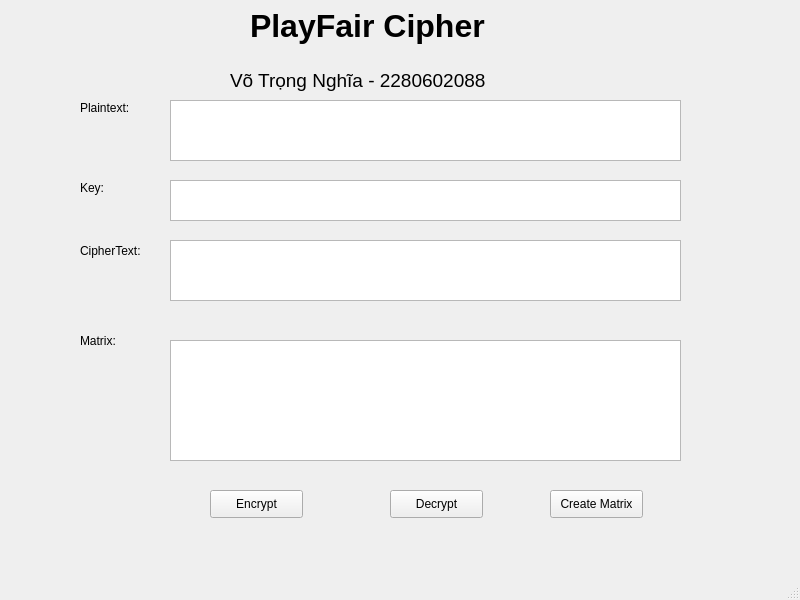
<?xml version="1.0" encoding="UTF-8"?>
<ui version="4.0">
 <class>MainWindow</class>
 <widget class="QMainWindow" name="MainWindow">
  <property name="geometry">
   <rect>
    <x>0</x>
    <y>0</y>
    <width>800</width>
    <height>600</height>
   </rect>
  </property>
  <property name="windowTitle">
   <string>MainWindow</string>
  </property>
  <widget class="QWidget" name="centralwidget">
   <widget class="QLabel" name="label">
    <property name="geometry">
     <rect>
      <x>250</x>
      <y>-10</y>
      <width>361</width>
      <height>71</height>
     </rect>
    </property>
    <property name="font">
     <font>
      <pointsize>24</pointsize>
      <weight>75</weight>
      <bold>true</bold>
     </font>
    </property>
    <property name="layoutDirection">
     <enum>Qt::LeftToRight</enum>
    </property>
    <property name="styleSheet">
     <string notr="true">text-align: center;</string>
    </property>
    <property name="text">
     <string>PlayFair Cipher</string>
    </property>
   </widget>
   <widget class="QLabel" name="label_2">
    <property name="geometry">
     <rect>
      <x>230</x>
      <y>60</y>
      <width>431</width>
      <height>41</height>
     </rect>
    </property>
    <property name="font">
     <font>
      <pointsize>14</pointsize>
     </font>
    </property>
    <property name="text">
     <string>Võ Trọng Nghĩa - 2280602088</string>
    </property>
   </widget>
   <widget class="QLabel" name="label_3">
    <property name="geometry">
     <rect>
      <x>80</x>
      <y>100</y>
      <width>55</width>
      <height>16</height>
     </rect>
    </property>
    <property name="text">
     <string>Plaintext:</string>
    </property>
   </widget>
   <widget class="QLabel" name="label_4">
    <property name="geometry">
     <rect>
      <x>80</x>
      <y>180</y>
      <width>55</width>
      <height>16</height>
     </rect>
    </property>
    <property name="text">
     <string>Key:</string>
    </property>
   </widget>
   <widget class="QLabel" name="label_5">
    <property name="geometry">
     <rect>
      <x>80</x>
      <y>240</y>
      <width>81</width>
      <height>21</height>
     </rect>
    </property>
    <property name="text">
     <string>CipherText:</string>
    </property>
   </widget>
   <widget class="QTextEdit" name="txtPlainText">
    <property name="geometry">
     <rect>
      <x>170</x>
      <y>100</y>
      <width>511</width>
      <height>61</height>
     </rect>
    </property>
   </widget>
   <widget class="QTextEdit" name="txtKey">
    <property name="geometry">
     <rect>
      <x>170</x>
      <y>180</y>
      <width>511</width>
      <height>41</height>
     </rect>
    </property>
   </widget>
   <widget class="QTextEdit" name="txtCipherText">
    <property name="geometry">
     <rect>
      <x>170</x>
      <y>240</y>
      <width>511</width>
      <height>61</height>
     </rect>
    </property>
   </widget>
   <widget class="QPushButton" name="btnEncrypt">
    <property name="geometry">
     <rect>
      <x>210</x>
      <y>490</y>
      <width>93</width>
      <height>28</height>
     </rect>
    </property>
    <property name="text">
     <string>Encrypt</string>
    </property>
   </widget>
   <widget class="QPushButton" name="btnDecrypt">
    <property name="geometry">
     <rect>
      <x>390</x>
      <y>490</y>
      <width>93</width>
      <height>28</height>
     </rect>
    </property>
    <property name="text">
     <string>Decrypt</string>
    </property>
   </widget>
   <widget class="QLabel" name="label_6">
    <property name="geometry">
     <rect>
      <x>80</x>
      <y>330</y>
      <width>81</width>
      <height>21</height>
     </rect>
    </property>
    <property name="text">
     <string>Matrix:</string>
    </property>
   </widget>
   <widget class="QTextEdit" name="txtMatrix">
    <property name="geometry">
     <rect>
      <x>170</x>
      <y>340</y>
      <width>511</width>
      <height>121</height>
     </rect>
    </property>
   </widget>
   <widget class="QPushButton" name="btn_CreateMatrix">
    <property name="geometry">
     <rect>
      <x>550</x>
      <y>490</y>
      <width>93</width>
      <height>28</height>
     </rect>
    </property>
    <property name="text">
     <string>Create Matrix</string>
    </property>
   </widget>
  </widget>
  <widget class="QMenuBar" name="menubar">
   <property name="geometry">
    <rect>
     <x>0</x>
     <y>0</y>
     <width>800</width>
     <height>26</height>
    </rect>
   </property>
  </widget>
  <widget class="QStatusBar" name="statusbar"/>
 </widget>
 <resources/>
 <connections/>
</ui>
